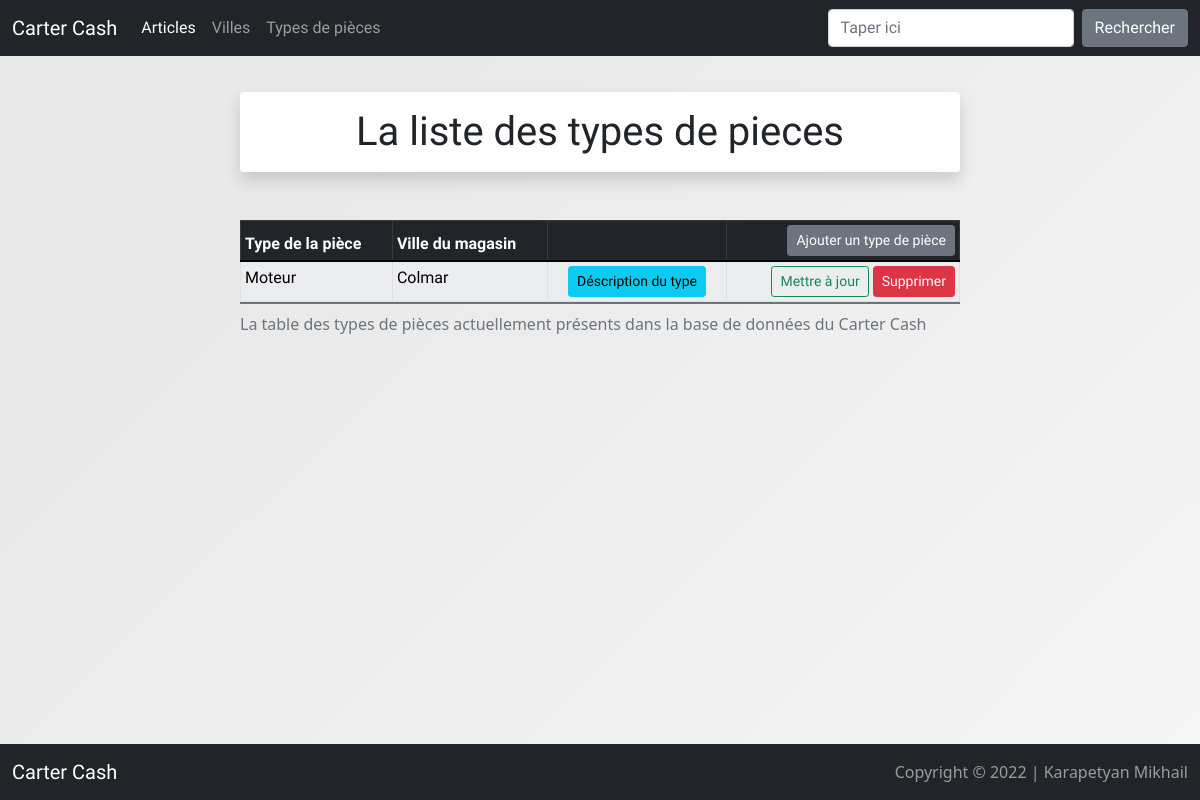
The page /user/all_pieces on the database as committed earlier.
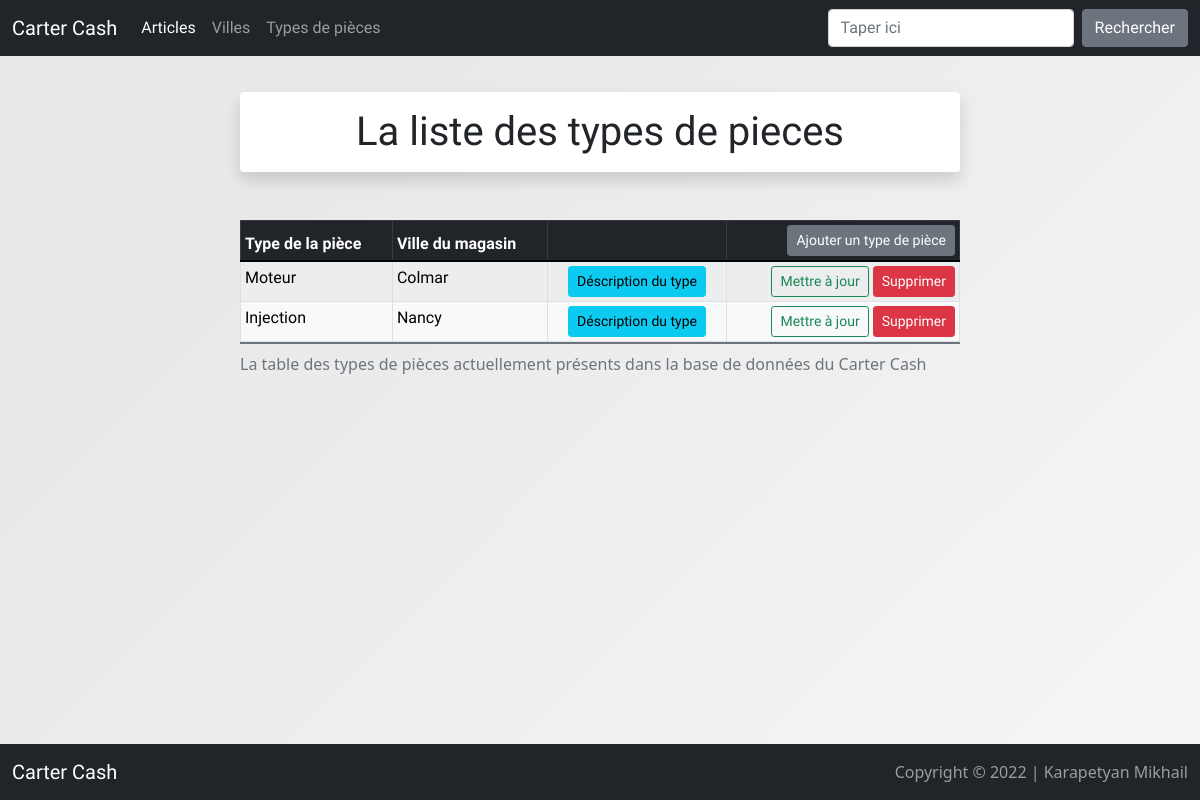
The same page on the database as committed later.
### user/models.py (models this page shows)
class Piece(models.Model):
    ville = models.ForeignKey(Ville, on_delete=models.CASCADE)
    describtion = models.CharField(max_length=500)
    name = models.CharField(max_length=30)
    def __str__(self):
        return self.name

class Ville(models.Model):
    name = models.CharField(max_length=30)
    describtion = models.CharField(max_length=500)
    def __str__(self):
        return self.name

### user/views.py (the view)
# urls.py: path('all_pieces', views.all_pieces, name="Piece_list"),
def all_pieces(request):
    piece_list = Piece.objects.all()
    return render(request, 'user/piece_list.html', {'piece_list': piece_list})

### user/templates/user/piece_list.html (shortened to what this page needs)
{% extends 'base.html' %}
{% block content %}
<head>
</head>
  <body class="body-article-list">
    <div class="top-article-list">
    <h1 class="shadow p-3 mb-5 bg-body rounded ">La liste des types de pieces</h1>
  </div>
    <div class="article-table">
      <table class="table table-light table-striped table-bordered table-sm">
        <thead>
        <tr class="table-dark">
          <th class="table-top" scope="col">Type de la pièce</th>
          <th class="table-top" scope="col">Ville du magasin</th>
          <th class="table-top" scope="col"> </th>
          <th class="table-top text-end" scope="col"><a class="btn btn-secondary btn-sm" href="{% url 'Piece_add' %}">Ajouter un type de pièce</a>
          </th>
          <caption>La table des types de pièces actuellement présents dans la base de données du Carter Cash</caption>
        </tr>
        </thead>
        {% for piece in piece_list %}
        <tr>
          <td class="table-bot">{{ piece}}</td>
          <td class="table-bot">{{ piece.ville}}</td>
          <td class="table-top text-center"> <a href="#" class="btn btn-info btn-sm"> Déscription du type </a></td>
          <td class="table-top text-end" ><a href="{%url 'Piece_update' piece.id %}" type="button" class="btn btn-outline-success btn-sm"> Mettre à jour </a> <a href="{%url 'Piece_delete' piece.id %}" type="button" class="btn btn-danger btn-sm"> Supprimer </a></td>
        </tr>
        {% empty %}
      </table>
        <tr>
          <td colspan="4">Aucune pièce, votre base de données est vide !<a href="{% url 'Article_add' %}"> Ajouter le premiere type de pièce</article></a>.</td>
        </tr>
      </div>
      {%endfor%}
{% endblock %}

Rows that differ between the two databases and show on the page:
added Piece: name "Injection", ville "Nancy"
